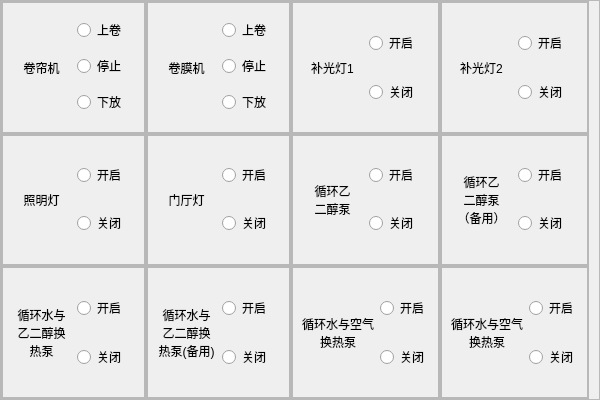
                        <widget class="QFrame" name="frame_k">
                         <property name="sizePolicy">
                          <sizepolicy hsizetype="Expanding" vsizetype="Expanding">
                           <horstretch>0</horstretch>
                           <verstretch>0</verstretch>
                          </sizepolicy>
                         </property>
                         <property name="minimumSize">
                          <size>
                           <width>600</width>
                           <height>400</height>
                          </size>
                         </property>
                         <property name="maximumSize">
                          <size>
                           <width>16777215</width>
                           <height>16777215</height>
                          </size>
                         </property>
                         <property name="frameShape">
                          <enum>QFrame::StyledPanel</enum>
                         </property>
                         <property name="frameShadow">
                          <enum>QFrame::Raised</enum>
                         </property>
                         <layout class="QGridLayout" name="gridLayout_4">
                          <property name="leftMargin">
                           <number>0</number>
                          </property>
                          <property name="topMargin">
                           <number>0</number>
                          </property>
                          <property name="rightMargin">
                           <number>10</number>
                          </property>
                          <property name="bottomMargin">
                           <number>0</number>
                          </property>
                          <property name="spacing">
                           <number>0</number>
                          </property>
                          <item row="0" column="2">
                           <widget class="QFrame" name="frame_5">
                            <property name="frameShape">
                             <enum>QFrame::Box</enum>
                            </property>
                            <property name="frameShadow">
                             <enum>QFrame::Raised</enum>
                            </property>
                            <property name="lineWidth">
                             <number>0</number>
                            </property>
                            <property name="midLineWidth">
                             <number>2</number>
                            </property>
                            <layout class="QHBoxLayout" name="horizontalLayout_21">
                             <item>
                              <widget class="QLabel" name="label_8">
                               <property name="text">
                                <string>卷膜机</string>
                               </property>
                               <property name="alignment">
                                <set>Qt::AlignCenter</set>
                               </property>
                              </widget>
                             </item>
                             <item>
                              <layout class="QVBoxLayout" name="verticalLayout_31">
                               <item>
                                <widget class="QRadioButton" name="Rbtn_mc2_up">
                                 <property name="styleSheet">
                                  <string notr="true"/>
                                 </property>
                                 <property name="text">
                                  <string>上卷</string>
                                 </property>
                                </widget>
                               </item>
                               <item>
                                <widget class="QRadioButton" name="Rbtn_mc2_stop">
                                 <property name="styleSheet">
                                  <string notr="true"/>
                                 </property>
                                 <property name="text">
                                  <string>停止</string>
                                 </property>
                                </widget>
                               </item>
                               <item>
                                <widget class="QRadioButton" name="Rbtn_mc2_down">
                                 <property name="styleSheet">
                                  <string notr="true"/>
                                 </property>
                                 <property name="text">
                                  <string>下放</string>
                                 </property>
                                </widget>
                               </item>
                              </layout>
                             </item>
                            </layout>
                           </widget>
                          </item>
                          <item row="3" column="3">
                           <widget class="QFrame" name="frame_28">
                            <property name="frameShape">
                             <enum>QFrame::Box</enum>
                            </property>
                            <property name="frameShadow">
                             <enum>QFrame::Raised</enum>
                            </property>
                            <property name="lineWidth">
                             <number>0</number>
                            </property>
                            <property name="midLineWidth">
                             <number>2</number>
                            </property>
                            <layout class="QHBoxLayout" name="horizontalLayout_24">
                             <item>
                              <widget class="QLabel" name="label_11">
                               <property name="text">
                                <string>循环水与空气
换热泵</string>
                               </property>
                               <property name="alignment">
                                <set>Qt::AlignCenter</set>
                               </property>
                              </widget>
                             </item>
                             <item>
                              <layout class="QVBoxLayout" name="verticalLayout_34">
                               <item>
                                <widget class="QRadioButton" name="Rbtn_mc11_open">
                                 <property name="styleSheet">
                                  <string notr="true"/>
                                 </property>
                                 <property name="text">
                                  <string>开启</string>
                                 </property>
                                </widget>
                               </item>
                               <item>
                                <widget class="QRadioButton" name="RB_close_shuibeng">
                                 <property name="styleSheet">
                                  <string notr="true"/>
                                 </property>
                                 <property name="text">
                                  <string>关闭</string>
                                 </property>
                                </widget>
                               </item>
                              </layout>
                             </item>
                            </layout>
                           </widget>
                          </item>
                          <item row="0" column="3">
                           <widget class="QFrame" name="frame_25">
                            <property name="frameShape">
                             <enum>QFrame::Box</enum>
                            </property>
                            <property name="frameShadow">
                             <enum>QFrame::Raised</enum>
                            </property>
                            <property name="lineWidth">
                             <number>0</number>
                            </property>
                            <property name="midLineWidth">
                             <number>2</number>
                            </property>
                            <layout class="QHBoxLayout" name="horizontalLayout_19">
                             <item>
                              <widget class="QLabel" name="label_6">
                               <property name="text">
                                <string>补光灯1</string>
                               </property>
                               <property name="alignment">
                                <set>Qt::AlignCenter</set>
                               </property>
                              </widget>
                             </item>
                             <item>
                              <layout class="QVBoxLayout" name="verticalLayout_29">
                               <item>
                                <widget class="QRadioButton" name="Rbtn_mc3_open">
                                 <property name="styleSheet">
                                  <string notr="true"/>
                                 </property>
                                 <property name="text">
                                  <string>开启</string>
                                 </property>
                                </widget>
                               </item>
                               <item>
                                <widget class="QRadioButton" name="RB_close_buguang">
                                 <property name="styleSheet">
                                  <string notr="true"/>
                                 </property>
                                 <property name="text">
                                  <string>关闭</string>
                                 </property>
                                </widget>
                               </item>
                              </layout>
                             </item>
                            </layout>
                           </widget>
                          </item>
                          <item row="3" column="2">
                           <widget class="QFrame" name="frame_13">
                            <property name="frameShape">
                             <enum>QFrame::Box</enum>
                            </property>
                            <property name="frameShadow">
                             <enum>QFrame::Raised</enum>
                            </property>
                            <property name="lineWidth">
                             <number>0</number>
                            </property>
                            <property name="midLineWidth">
                             <number>2</number>
                            </property>
                            <layout class="QHBoxLayout" name="horizontalLayout_29">
                             <item>
                              <widget class="QLabel" name="label_17">
                               <property name="text">
                                <string>循环水与
乙二醇换
热泵(备用)</string>
                               </property>
                               <property name="alignment">
                                <set>Qt::AlignCenter</set>
                               </property>
                              </widget>
                             </item>
                             <item>
                              <layout class="QVBoxLayout" name="verticalLayout_39">
                               <item>
                                <widget class="QRadioButton" name="Rbtn_mc10_open">
                                 <property name="styleSheet">
                                  <string notr="true"/>
                                 </property>
                                 <property name="text">
                                  <string>开启</string>
                                 </property>
                                </widget>
                               </item>
                               <item>
                                <widget class="QRadioButton" name="RB_close_jire_4">
                                 <property name="styleSheet">
                                  <string notr="true"/>
                                 </property>
                                 <property name="text">
                                  <string>关闭</string>
                                 </property>
                                </widget>
                               </item>
                              </layout>
                             </item>
                            </layout>
                           </widget>
                          </item>
                          <item row="3" column="5">
                           <widget class="QFrame" name="frame_29">
                            <property name="frameShape">
                             <enum>QFrame::Box</enum>
                            </property>
                            <property name="frameShadow">
                             <enum>QFrame::Raised</enum>
                            </property>
                            <property name="lineWidth">
                             <number>0</number>
                            </property>
                            <property name="midLineWidth">
                             <number>2</number>
                            </property>
                            <layout class="QHBoxLayout" name="horizontalLayout_25">
                             <item>
                              <widget class="QLabel" name="label_12">
                               <property name="text">
                                <string>循环水与空气
换热泵</string>
                               </property>
                               <property name="alignment">
                                <set>Qt::AlignCenter</set>
                               </property>
                              </widget>
                             </item>
                             <item>
                              <layout class="QVBoxLayout" name="verticalLayout_35">
                               <item>
                                <widget class="QRadioButton" name="Rbtn_mc12_open">
                                 <property name="styleSheet">
                                  <string notr="true"/>
                                 </property>
                                 <property name="text">
                                  <string>开启</string>
                                 </property>
                                </widget>
                               </item>
                               <item>
                                <widget class="QRadioButton" name="RB_close_shuibeng_2">
                                 <property name="styleSheet">
                                  <string notr="true"/>
                                 </property>
                                 <property name="text">
                                  <string>关闭</string>
                                 </property>
                                </widget>
                               </item>
                              </layout>
                             </item>
                            </layout>
                           </widget>
                          </item>
                          <item row="1" column="2">
                           <widget class="QFrame" name="frame_27">
                            <property name="frameShape">
                             <enum>QFrame::Box</enum>
                            </property>
                            <property name="frameShadow">
                             <enum>QFrame::Raised</enum>
                            </property>
                            <property name="lineWidth">
                             <number>0</number>
                            </property>
                            <property name="midLineWidth">
                             <number>2</number>
                            </property>
                            <layout class="QHBoxLayout" name="horizontalLayout_20">
                             <item>
                              <widget class="QLabel" name="label_7">
                               <property name="text">
                                <string>门厅灯</string>
                               </property>
                               <property name="alignment">
                                <set>Qt::AlignCenter</set>
                               </property>
                              </widget>
                             </item>
                             <item>
                              <layout class="QVBoxLayout" name="verticalLayout_30">
                               <item>
                                <widget class="QRadioButton" name="Rbtn_mc6_open">
                                 <property name="styleSheet">
                                  <string notr="true"/>
                                 </property>
                                 <property name="text">
                                  <string>开启</string>
                                 </property>
                                </widget>
                               </item>
                               <item>
                                <widget class="QRadioButton" name="RB_close_jiare">
                                 <property name="styleSheet">
                                  <string notr="true"/>
                                 </property>
                                 <property name="text">
                                  <string>关闭</string>
                                 </property>
                                </widget>
                               </item>
                              </layout>
                             </item>
                            </layout>
                           </widget>
                          </item>
                          <item row="3" column="0">
                           <widget class="QFrame" name="frame_12">
                            <property name="frameShape">
                             <enum>QFrame::Box</enum>
                            </property>
                            <property name="frameShadow">
                             <enum>QFrame::Raised</enum>
                            </property>
                            <property name="lineWidth">
                             <number>0</number>
                            </property>
                            <property name="midLineWidth">
                             <number>2</number>
                            </property>
                            <layout class="QHBoxLayout" name="horizontalLayout_28">
                             <item>
                              <widget class="QLabel" name="label_16">
                               <property name="text">
                                <string>循环水与
乙二醇换
热泵</string>
                               </property>
                               <property name="alignment">
                                <set>Qt::AlignCenter</set>
                               </property>
                              </widget>
                             </item>
                             <item>
                              <layout class="QVBoxLayout" name="verticalLayout_38">
                               <item>
                                <widget class="QRadioButton" name="Rbtn_mc9_open">
                                 <property name="styleSheet">
                                  <string notr="true"/>
                                 </property>
                                 <property name="text">
                                  <string>开启</string>
                                 </property>
                                </widget>
                               </item>
                               <item>
                                <widget class="QRadioButton" name="RB_close_jire_3">
                                 <property name="styleSheet">
                                  <string notr="true"/>
                                 </property>
                                 <property name="text">
                                  <string>关闭</string>
                                 </property>
                                </widget>
                               </item>
                              </layout>
                             </item>
                            </layout>
                           </widget>
                          </item>
                          <item row="1" column="5">
                           <widget class="QFrame" name="frame_11">
                            <property name="frameShape">
                             <enum>QFrame::Box</enum>
                            </property>
                            <property name="frameShadow">
                             <enum>QFrame::Raised</enum>
                            </property>
                            <property name="lineWidth">
                             <number>0</number>
                            </property>
                            <property name="midLineWidth">
                             <number>2</number>
                            </property>
                            <layout class="QHBoxLayout" name="horizontalLayout_27">
                             <item>
                              <widget class="QLabel" name="label_15">
                               <property name="text">
                                <string>循环乙
二醇泵
（备用）</string>
                               </property>
                               <property name="alignment">
                                <set>Qt::AlignCenter</set>
                               </property>
                              </widget>
                             </item>
                             <item>
                              <layout class="QVBoxLayout" name="verticalLayout_37">
                               <item>
                                <widget class="QRadioButton" name="Rbtn_mc8_open">
                                 <property name="styleSheet">
                                  <string notr="true"/>
                                 </property>
                                 <property name="text">
                                  <string>开启</string>
                                 </property>
                                </widget>
                               </item>
                               <item>
                                <widget class="QRadioButton" name="RB_close_jire_2">
                                 <property name="styleSheet">
                                  <string notr="true"/>
                                 </property>
                                 <property name="text">
                                  <string>关闭</string>
                                 </property>
                                </widget>
                               </item>
                              </layout>
                             </item>
                            </layout>
                           </widget>
                          </item>
                          <item row="1" column="0">
                           <widget class="QFrame" name="frame_26">
                            <property name="frameShape">
                             <enum>QFrame::Box</enum>
                            </property>
                            <property name="frameShadow">
                             <enum>QFrame::Raised</enum>
                            </property>
                            <property name="lineWidth">
                             <number>0</number>
                            </property>
                            <property name="midLineWidth">
                             <number>2</number>
                            </property>
                            <layout class="QHBoxLayout" name="horizontalLayout_17">
                             <item>
                              <widget class="QLabel" name="label_4">
                               <property name="text">
                                <string>照明灯</string>
                               </property>
                               <property name="alignment">
                                <set>Qt::AlignCenter</set>
                               </property>
                              </widget>
                             </item>
                             <item>
                              <layout class="QVBoxLayout" name="verticalLayout_27">
                               <item>
                                <widget class="QRadioButton" name="Rbtn_mc5_open">
                                 <property name="styleSheet">
                                  <string notr="true"/>
                                 </property>
                                 <property name="text">
                                  <string>开启</string>
                                 </property>
                                </widget>
                               </item>
                               <item>
                                <widget class="QRadioButton" name="RB_close_zhaoming">
                                 <property name="styleSheet">
                                  <string notr="true"/>
                                 </property>
                                 <property name="text">
                                  <string>关闭</string>
                                 </property>
                                </widget>
                               </item>
                              </layout>
                             </item>
                            </layout>
                           </widget>
                          </item>
                          <item row="0" column="5">
                           <widget class="QFrame" name="frame_10">
                            <property name="frameShape">
                             <enum>QFrame::Box</enum>
                            </property>
                            <property name="frameShadow">
                             <enum>QFrame::Raised</enum>
                            </property>
                            <property name="lineWidth">
                             <number>0</number>
                            </property>
                            <property name="midLineWidth">
                             <number>2</number>
                            </property>
                            <layout class="QHBoxLayout" name="horizontalLayout_26">
                             <item>
                              <widget class="QLabel" name="label_13">
                               <property name="text">
                                <string>补光灯2</string>
                               </property>
                               <property name="alignment">
                                <set>Qt::AlignCenter</set>
                               </property>
                              </widget>
                             </item>
                             <item>
                              <layout class="QVBoxLayout" name="verticalLayout_36">
                               <item>
                                <widget class="QRadioButton" name="Rbtn_mc4_open">
                                 <property name="styleSheet">
                                  <string notr="true"/>
                                 </property>
                                 <property name="text">
                                  <string>开启</string>
                                 </property>
                                </widget>
                               </item>
                               <item>
                                <widget class="QRadioButton" name="RB_close_buguang_2">
                                 <property name="styleSheet">
                                  <string notr="true"/>
                                 </property>
                                 <property name="text">
                                  <string>关闭</string>
                                 </property>
                                </widget>
                               </item>
                              </layout>
                             </item>
                            </layout>
                           </widget>
                          </item>
                          <item row="1" column="3">
                           <widget class="QFrame" name="frame_7">
                            <property name="frameShape">
                             <enum>QFrame::Box</enum>
                            </property>
                            <property name="frameShadow">
                             <enum>QFrame::Raised</enum>
                            </property>
                            <property name="lineWidth">
                             <number>0</number>
                            </property>
                            <property name="midLineWidth">
                             <number>2</number>
                            </property>
                            <layout class="QHBoxLayout" name="horizontalLayout_23">
                             <item>
                              <widget class="QLabel" name="label_10">
                               <property name="text">
                                <string>循环乙
二醇泵</string>
                               </property>
                               <property name="alignment">
                                <set>Qt::AlignCenter</set>
                               </property>
                              </widget>
                             </item>
                             <item>
                              <layout class="QVBoxLayout" name="verticalLayout_33">
                               <item>
                                <widget class="QRadioButton" name="Rbtn_mc7_open">
                                 <property name="styleSheet">
                                  <string notr="true"/>
                                 </property>
                                 <property name="text">
                                  <string>开启</string>
                                 </property>
                                </widget>
                               </item>
                               <item>
                                <widget class="QRadioButton" name="RB_close_jire">
                                 <property name="styleSheet">
                                  <string notr="true"/>
                                 </property>
                                 <property name="text">
                                  <string>关闭</string>
                                 </property>
                                </widget>
                               </item>
                              </layout>
                             </item>
                            </layout>
                           </widget>
                          </item>
                          <item row="0" column="0">
                           <widget class="QFrame" name="frame_4">
                            <property name="contextMenuPolicy">
                             <enum>Qt::NoContextMenu</enum>
                            </property>
                            <property name="frameShape">
                             <enum>QFrame::Box</enum>
                            </property>
                            <property name="frameShadow">
                             <enum>QFrame::Raised</enum>
                            </property>
                            <property name="lineWidth">
                             <number>0</number>
                            </property>
                            <property name="midLineWidth">
                             <number>2</number>
                            </property>
                            <layout class="QHBoxLayout" name="horizontalLayout_18">
                             <item>
                              <widget class="QLabel" name="label_5">
                               <property name="text">
                                <string>卷帘机</string>
                               </property>
                               <property name="alignment">
                                <set>Qt::AlignCenter</set>
                               </property>
                              </widget>
                             </item>
                             <item>
                              <layout class="QVBoxLayout" name="verticalLayout_28">
                               <item>
                                <widget class="QRadioButton" name="Rbtn_mc1_up">
                                 <property name="styleSheet">
                                  <string notr="true"/>
                                 </property>
                                 <property name="text">
                                  <string>上卷</string>
                                 </property>
                                </widget>
                               </item>
                               <item>
                                <widget class="QRadioButton" name="Rbtn_mc1_stop">
                                 <property name="styleSheet">
                                  <string notr="true"/>
                                 </property>
                                 <property name="text">
                                  <string>停止</string>
                                 </property>
                                </widget>
                               </item>
                               <item>
                                <widget class="QRadioButton" name="Rbtn_mc1_down">
                                 <property name="styleSheet">
                                  <string notr="true"/>
                                 </property>
                                 <property name="text">
                                  <string>下放</string>
                                 </property>
                                </widget>
                               </item>
                              </layout>
                             </item>
                            </layout>
                           </widget>
                          </item>
                         </layout>
                        </widget>
